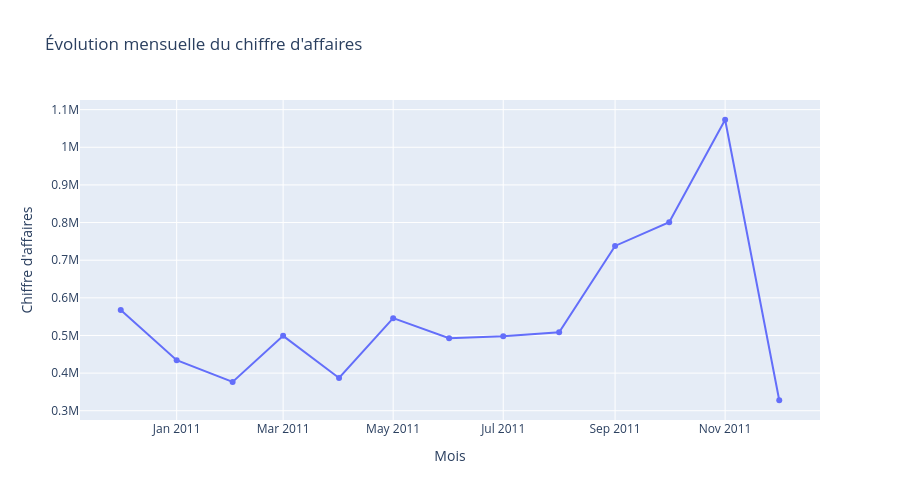

The notebook cell this image was saved under:
### Code cell
fig = px.line(
    monthly_revenue,
    x="month",
    y="monthly_revenue",
    markers=True,
    title="Évolution mensuelle du chiffre d'affaires",
    labels={"month": "Mois", "monthly_revenue": "Chiffre d'affaires"}
)

fig.update_layout(height=500)
fig.show()

### Figure 1 — Plotly figure (JSON) as saved in the notebook; plotly's stock layout.template omitted (floating-point values rounded to 4 significant figures)
{"data": [{"hovertemplate": "Mois=%{x}<br>Chiffre d'affaires=%{y}<extra></extra>", "legendgroup": "", "line": {"color": "#636efa", "dash": "solid"}, "marker": {"symbol": "circle"}, "mode": "lines+markers", "name": "", "orientation": "v", "showlegend": false, "type": "scatter", "x": ["2010-12", "2011-01", "2011-02", "2011-03", "2011-04", "2011-05", "2011-06", "2011-07", "2011-08", "2011-09", "2011-10", "2011-11", "2011-12"], "xaxis": "x", "y": [567900.0, 434400.0, 376500.0, 499000.0, 386900.0, 546000.0, 492500.0, 498000.0, 508400.0, 737800.0, 801100.0, 1073000.0, 327900.0], "yaxis": "y"}], "layout": {"height": 500, "legend": {"tracegroupgap": 0}, "title": {"text": "Évolution mensuelle du chiffre d'affaires"}, "xaxis": {"anchor": "y", "domain": [0, 1], "title": {"text": "Mois"}}, "yaxis": {"anchor": "x", "domain": [0, 1], "title": {"text": "Chiffre d'affaires"}}}}
